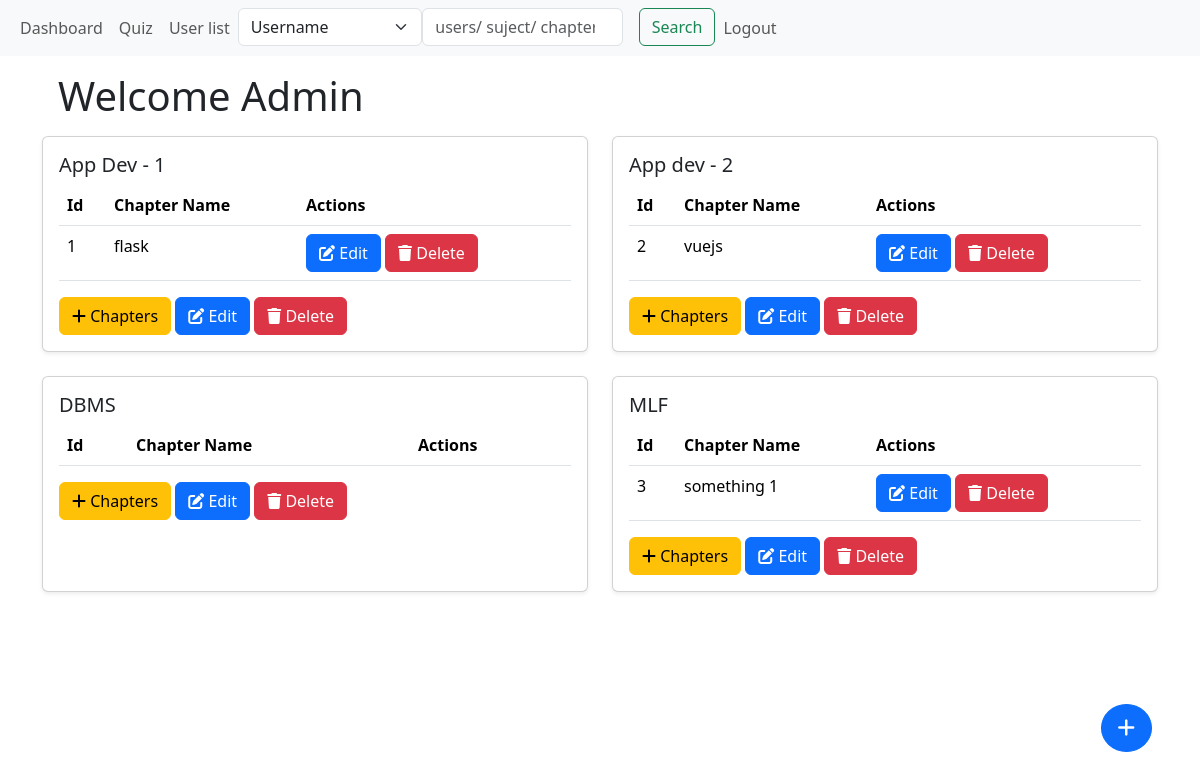
The page /admin (signed in) on the database its author committed.
### application/models.py (models this page shows)
class Subject(db.Model):
    subject_id = db.Column(db.Integer, primary_key=True)
    name = db.Column(db.String(64), unique=True)
    description = db.Column(db.String(256))
    chapters = db.relationship('Chapter', backref='subject', lazy=True, cascade='all, delete-orphan')

class Chapter(db.Model):
    chapter_id = db.Column(db.Integer, primary_key=True)
    subject_id = db.Column(db.Integer, db.ForeignKey('subject.subject_id'))
    name = db.Column(db.String(64), unique=True)
    description = db.Column(db.String(256))
    quizzes = db.relationship('Quiz', backref='chapter', lazy=True, cascade='all, delete-orphan')

### application/routes.py (the view)
@app.route("/admin")
@admin_required
def admin():
    user = User.query.get(session["user_id"])
    parameter = request.args.get("parameter")
    query = request.args.get("query")
    subjects = Subject.query.all()
    if parameter == "subject_name":
        subjects = Subject.query.filter(Subject.name.ilike(f'%{query}%')).all()
        return render_template("admin.html", subjects=subjects, user=user)
    elif parameter == "ch_name":
        return render_template("admin.html", subjects=subjects, user=user,
                               param=parameter, query=query)
    elif parameter == "username":
        user_list = User.query.filter(User.name.ilike(f'%{query}%')).all()
        return render_template("user_list.html", user=user, user_list=user_list)
    return render_template("admin.html", subjects=subjects, user=user)

### application/routes.py (called while the page is built)
def admin_required(func):
    @wraps(func)
    def inner(*args, **kwargs):
        if not "user_id" in session:
            flash("Please sign in first.")
            return redirect(url_for("signin"))
        user = User.query.get(session["user_id"])
        if not user.is_admin:
            flash("You are not authorised to access this page.")
            return redirect(url_for("user"))
        return func(*args, **kwargs)
    return inner

### templates/admin.html (shortened to what this page needs)
{% extends 'layout.html' %}
{% block content %}
<h1 class="m-3">Welcome Admin</h1>
<a href="{{ url_for('add_subject') }}" class="btn btn-primary btn-lg rounded-circle position-fixed bottom-0 end-0 m-5">
    <i class="fa-solid fa-plus"></i>
</a>
<div class="row row-cols-1 row-cols-md-2 row-cols-lg-2 g-4">
    {% for subject in subjects %}
    <div class="col">
        <div class="card h-100 shadow-sm">
            <div class="card-body">
                <h5 class="card-title">{{ subject.name }}</h5>
                <table class="table">
                    <thead>
                        <tr>
                            <th>Id</th>
                            <th>Chapter Name</th>
                            <th>Actions</th>
                        </tr>
                    </thead>
                    <tbody>
                        {% for chapter in subject.chapters %}
                        {% if (param == "ch_name" and query.lower() in chapter.name.lower() or (param != "ch_name"))
                        %}
                        <tr>
                            <td>{{ chapter.chapter_id }}</td>
                            <td>{{ chapter.name }}</td>
                            <td>
                                <a href="{{ url_for('edit_chapter', chapter_id=chapter.chapter_id) }}"
                                    class="btn btn-primary">
                                    <i class="fa-solid fa-pen-to-square"></i> Edit </a>
                                <a href="{{ url_for('delete_chapter', chapter_id=chapter.chapter_id) }}"
                                    class="btn btn-danger"><i class="fa-solid fa-trash"></i> Delete</a>
                            </td>
                        </tr>
                        {% endif %}
                        {% endfor %}
                    </tbody>
                </table>
                <a href="{{ url_for('add_chapter', subject_id=subject.subject_id) }}" class="btn btn-warning"> <i
                        class="fa-solid fa-plus"></i>
                    Chapters</a>
                <a href="{{ url_for('edit_subject', subject_id=subject.subject_id) }}" class="btn btn-primary">
                    <i class="fa-solid fa-pen-to-square"></i> Edit </a>
                <a href="{{ url_for('delete_subject', subject_id=subject.subject_id) }}" class="btn btn-danger"><i
                        class="fa-solid fa-trash"></i> Delete</a>
            </div>
        </div>
    </div>
{% endfor %}
{% endblock %}

### rows shown on the page
Subject: name "App Dev - 1"
Chapter: chapter_id "1", name "flask"
Subject: name "App dev - 2"
Chapter: chapter_id "2", name "vuejs"
Subject: name "DBMS"
Subject: name "MLF"
Chapter: chapter_id "3", name "something 1"
